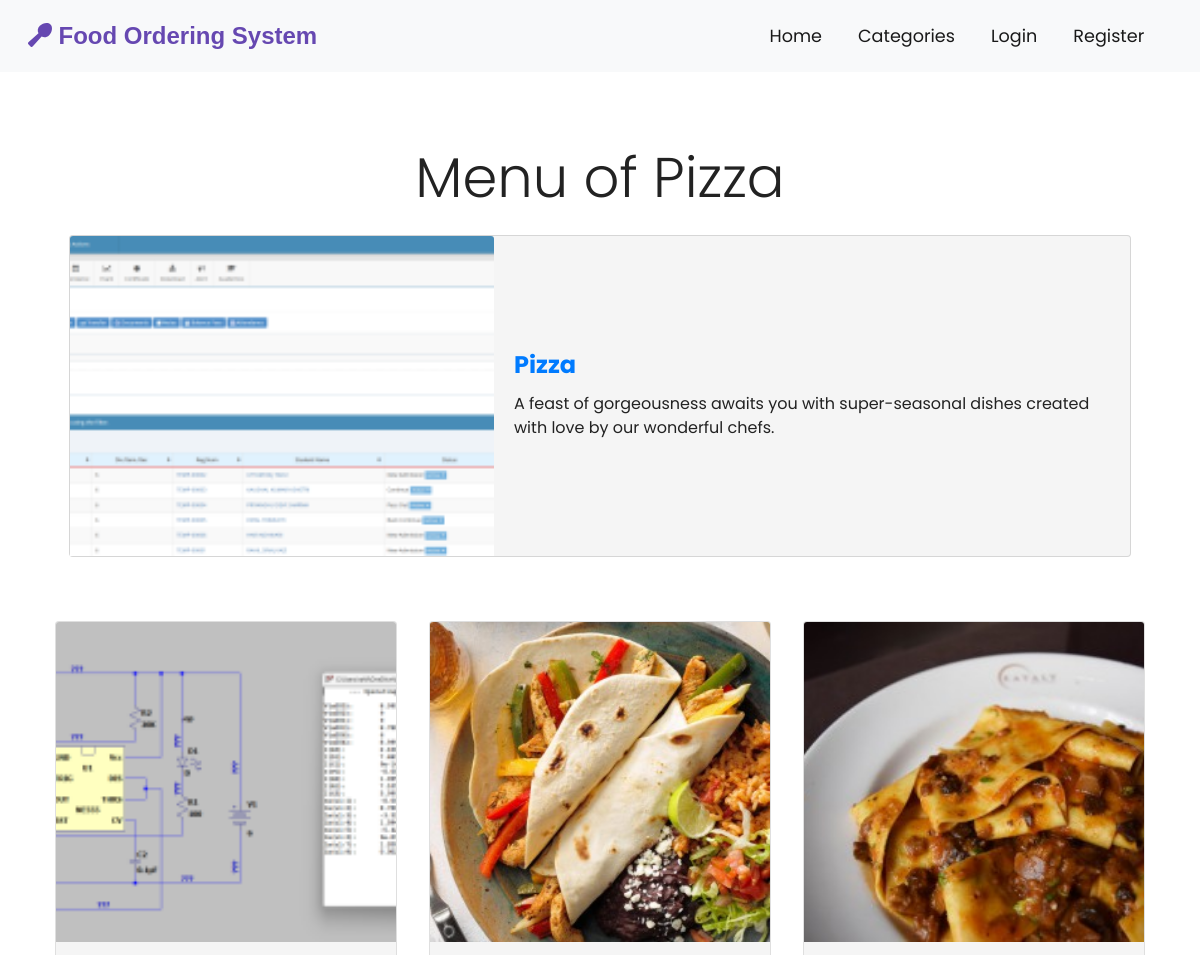
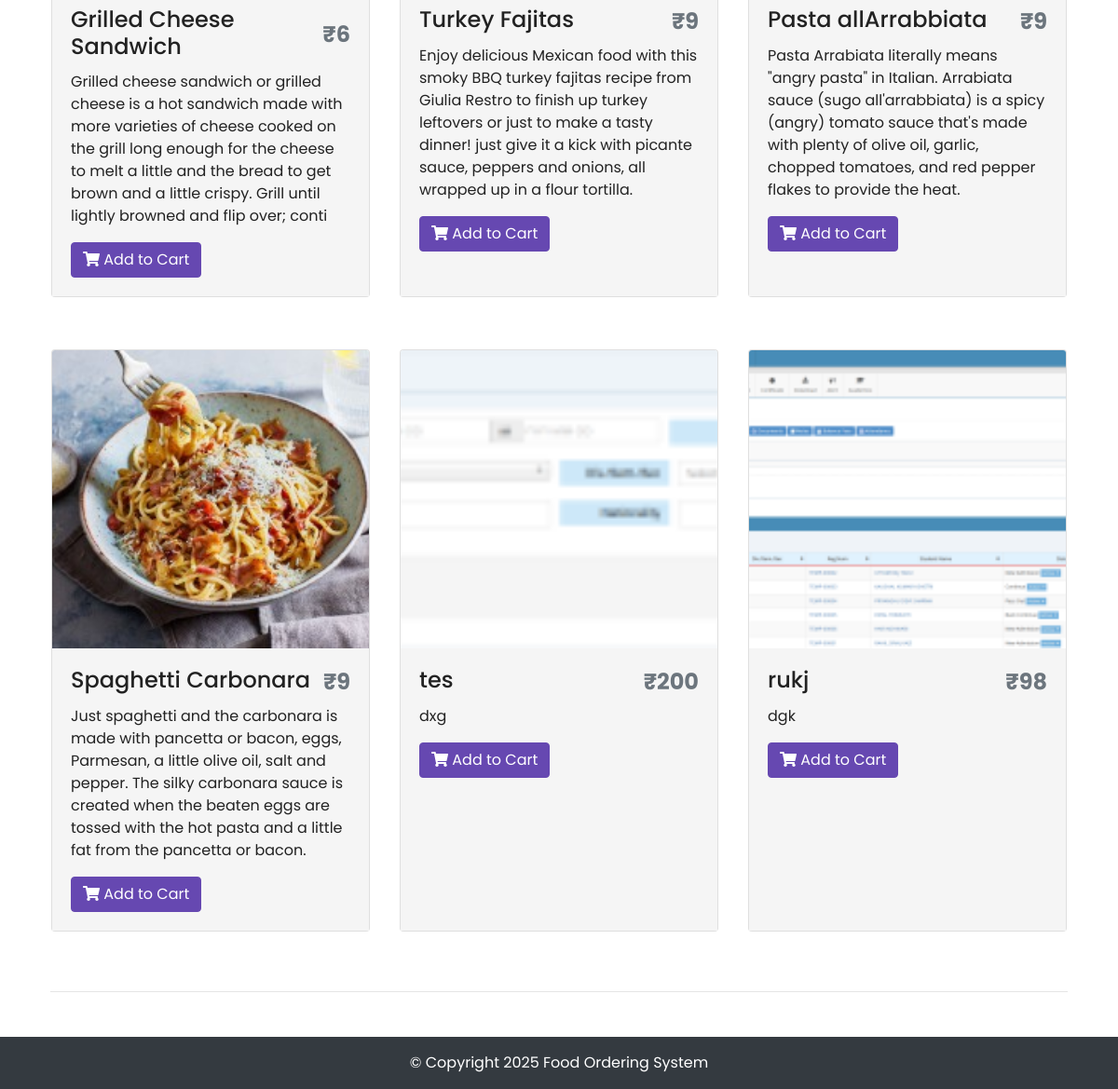
Screenshot of /dish/list/1 with the database file from the repository (2 pictures, top to bottom).
### tables this page shows
CREATE TABLE `categories` (
  `c_id` int(11) NOT NULL,
  `c_name` varchar(255) NOT NULL,
  `img` text DEFAULT NULL
);

CREATE TABLE `dishesh` (
  `d_id` int(11) NOT NULL,
  `c_id` int(11) NOT NULL,
  `name` varchar(255) NOT NULL,
  `about` varchar(255) NOT NULL,
  `price` float NOT NULL,
  `img` text NOT NULL,
  `status` int(11) DEFAULT 1
);

### application/controllers/Dish.php (called while the page is built, shortened)
<?php
class Dish extends CI_Controller {
    function __construct(){
        $this->load->library('cart');
    }
    public function list($id) {
        $this->load->model('Menu_model');
        $dishesh = $this->Menu_model->getDishesh($id);
        $this->load->model('Cat_model');
        $cat = $this->Cat_model->getCategory($id);
        $data['dishesh'] = $dishesh;
        $data['cat'] = $cat;
        $this->load->view('front/partials/header');
        $this->load->view('front/dish', $data);
        $this->load->view('front/partials/footer');
    }
}

### index.php (called while the page is built, shortened)
<?php
require_once BASEPATH.'core/CodeIgniter.php';

### application/models/Cat_model.php (called while the page is built, shortened)
<?php
class Cat_model extends CI_Model {
    public function getCategory($id) {
        $this->db->where('c_id', $id);
        $category = $this->db->get('categories')->row_array();
        return $category;
    }
}

### application/models/Menu_model.php (called while the page is built, shortened)
<?php
class Menu_model extends CI_Model {
    public function getDishesh($id) {
        $this->db->where('c_id', $id);
        $this->db->where('status', 1);
        $dish = $this->db->get('dishesh')->result_array();
        return $dish;
    }
}

### application/views/front/dish.php (the view)
<div class="container p-4">
    <div class="row welcome text-center welcome">
        <div class="col-12">
            <h1 class="display-4">Menu of <?php echo $cat['c_name']; ?></h1>
        </div>
    </div>
    <div class="container cat-card">
        <div class="card">
            <?php $img = $cat['img'];?>
            <img src="<?php echo base_url().'public/uploads/category/thumb/'.$img; ?>" class="card-img-top" />
            <div class="card-body">
                <h4 class="card-title font-weight-bold text-primary"><?php echo $cat['c_name']; ?></h4>
                <p class="card-text">
                A feast of gorgeousness awaits you with super-seasonal dishes created with love by our wonderful chefs.
                </p>
            </div>
        </div>
    </div>
</div>
<div class="container p-4 dish-card">
    <div class="row">
        <?php if(!empty($dishesh)) { ?>
        <?php foreach($dishesh as $dish) { ?>
        <div class="col-md-6 col-lg-4 d-flex align-items-stretch">
            <div class="card mb-4 shadow-sm">
                <?php $image = $dish['img'];?>
                <img class="card-img-top" src="<?php echo base_url().'public/uploads/dishesh/thumb/'.$image; ?>">
                <div class="card-body">
                    <div class="d-flex justify-content-between align-items-center">
                        <h4 class="card-title"><?php echo $dish['name']; ?></h4>
                        <h4 class="text-muted"><b>₹<?php echo $dish['price']; ?></b></h4>
                    </div>
                    <p class="card-text"><?php echo $dish['about']; ?></p>
                    <a href="<?php echo base_url().'Dish/addToCart/'.$dish['d_id']; ?>" class="btn btn-primary"><i
                            class="fas fa-shopping-cart"></i> Add to
                        Cart</a>
                </div>
            </div>
        </div>
        <?php } ?>
        <?php } else { ?>
        <div class="jumbotron">
            <h1>No records found</h1>
        </div>
        <?php } ?>
    </div>
    <hr class="my-4">
</div>

### application/views/front/partials/header.php (shortened to what this page needs)
<!DOCTYPE html>
<html lang="en">
<head>
    <link rel="stylesheet" href="<?php echo base_url().'assets/css/bootstrap.min.css';?>">
    <link rel="stylesheet" href="<?php echo base_url('/assets/css/style.css'); ?>">
</head>
<body>
    <nav class="navbar navbar-expand-md navbar-light bg-light sticky-top">
        <div class="container-fluid">
            <a class="navbar-brand" href="<?php echo base_url().'home/index';?>"><i class="fas fa-utensil-spoon"></i> Food Ordering System</a>
            <div class="collapse navbar-collapse" id="navbarRes">
                <ul class="navbar-nav ml-auto">
                    <li class="nav-item active">
                        <a class="nav-link" href="<?php echo base_url().'home/index';?>">Home</a>
                    </li>
                    <li class="nav-item">
                        <a class="nav-link active" href="<?php echo base_url().'category/index';?>">Categories</a>
                    </li>
                    <?php $user = $this->session->userdata('user');
                    if(empty($user)) {
                    ?>
                    <li class="nav-item active">
                        <a class="nav-link" href="<?php echo base_url().'login';?>">Login</a>
                    </li>
                    <li class="nav-item active">
                        <a class="nav-link" href="<?php echo base_url().'singup/index'?>">Register</a>
                    </li>
                    <?php } ?>
                </ul>
            </div>
        </div>
    </nav>

### application/views/front/partials/footer.php
<footer class="section p-3 bg-dark text-white">
    <div class="text-center">&copy; Copyright <?php echo date("Y"); ?> Food Ordering System</div>
</footer>
</body>
</html>

### assets/css/style.css (style rules this page uses)
html, body { height: 100%; width: 100%; font-family: "Poppins", sans-serif; color: #222; }
.navbar { padding: 0.8rem; }
.navbar-brand { font-family: Verdana, Geneva, Tahoma, sans-serif; font-weight: bold; font-size: 1.5rem; color: #6648b1 !important; }
.navbar li { padding-right: 20px; }
.nav-link { font-size: 1.1em !important; }
.btn-primary { background-color: #6648b1; border: 1px solid #6648b1; }
.welcome { width: 75%; margin: 0 auto; padding-top: 2rem; }
.dish-card .card-img-top { width: 100%; height: 40vh; object-fit: cover; }
.dish-card .card-body { background-color: #f5f5f5; }
.cat-card .card { flex-direction: row; align-items: center; }
.cat-card .card-title { font-weight: bold; }
.cat-card .card img { width: 80%; height: 40vh; object-fit: cover; }
.cat-card .card { background-color: #f5f5f5; }
@media only screen and (max-width: 1200px) { .cat-card .card img { width: 40%; } }
[class*="col-"] { padding: 1rem; }

### rows the page displays
categories: c_name "Pizza", img (picture)
dishesh: img (picture), name "Grilled Cheese Sandwich", price "6", about "Grilled cheese sandwich or grilled cheese is a hot sandwich made with more varieties of cheese cooked on the grill long enough for the cheese to melt a little and the bread to get brown and a little crispy. Grill until lightly browned and flip over; conti"
dishesh: img (picture), name "Turkey Fajitas", price "9", about "Enjoy delicious Mexican food with this smoky BBQ turkey fajitas recipe from Giulia Restro to finish up turkey leftovers or just to make a tasty dinner! just give it a kick with picante sauce, peppers and onions, all wrapped up in a flour tortilla."
dishesh: img (picture), name "Pasta allArrabbiata", price "9", about "Pasta Arrabiata literally means \"angry pasta\" in Italian. Arrabiata sauce (sugo all'arrabbiata) is a spicy (angry) tomato sauce that's made with plenty of olive oil, garlic, chopped tomatoes, and red pepper flakes to provide the heat."
dishesh: img (picture), name "Spaghetti Carbonara", price "9", about "Just spaghetti and the carbonara is made with pancetta or bacon, eggs, Parmesan, a little olive oil, salt and pepper. The silky carbonara sauce is created when the beaten eggs are tossed with the hot pasta and a little fat from the pancetta or bacon."
dishesh: img (picture), name "tes", price "200", about "dxg"
dishesh: img (picture), name "rukj", price "98", about "dgk"
